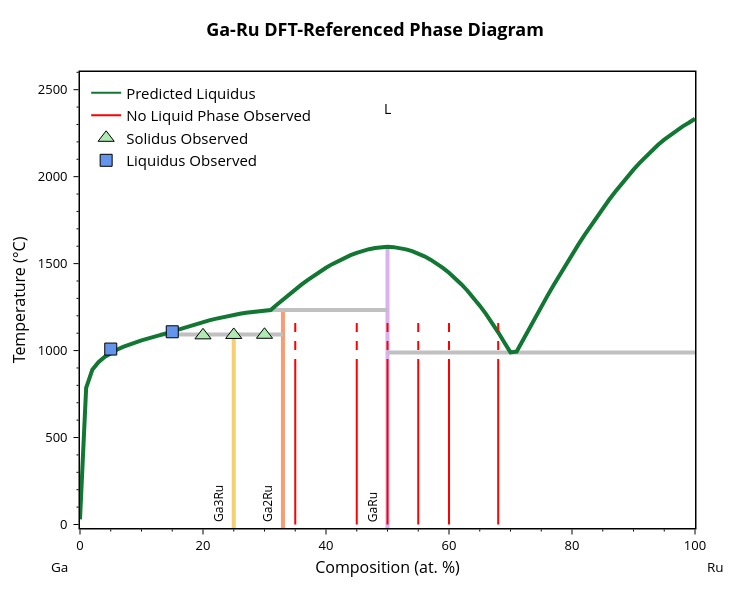

The cell this chart's notebook holds for it:
### Markdown cell above
It appears that our initial prediction underestimated the melting temperatures in all compositions measured. Let's use this data to adjust the mixing parameters for the DFT-referenced liquid free energy

### Code cell
import numpy as np
from gliquid.binary import _x_vals

def optimize_predicted_params(bl: BinaryLiquid, known_points: list, predicted_params: list) -> tuple:

    hull_points = np.array([[p['comp'], p['enthalpy']] for p in bl.phases if 'comp' in p])
    bl.eqs['h_hull_interp'] = np.interp(_x_vals[1:-1], hull_points[:, 0], hull_points[:, 1])
    bl.comp_range_fit_lim = 0
    bl.init_error = False
    bl.max_liq_temp = max(bl.component_data.values(), key=lambda x: x[1])[1]
    bl.min_liq_temp = min(bl.component_data.values(), key=lambda x: x[1])[1]
    bl.digitized_liq = [[p[0], p[1]] for p in known_points]

    mae, _, _, _ = bl.calculate_deviation_metrics(ignored_ranges=False, allow_sparse_data=True)
    print(f"Known points (Kelvin): {known_points}")
    print(f"Liquidus MAE from known points: {int(mae)}K")

    print(f"Original predicted parameters: {predicted_params}")

    bl.fit_parameters(verbose=True, max_iter=128, check_phase_mismatch=False, allow_sparse_data=True, 
                      disable_inv_constrs=True, params_init=predicted_params)
    
    print(f"Adjusted parameters: {bl.get_params()}")
    return bl.get_params()


# Add the GaRu phase such that it appears to match the experimental observations
# bl.phases[1]['energy'] = -0.381 * 96485
# bl.phases[2]['energy'] = -0.433 * 96485
# GaRu_phase = {'name': 'GaRu', 'comp': 0.5, 'points': [], 'energy': -0.52 * 96485}
# if not any(phase['name'] == 'GaRu' for phase in bl.phases):
#     bl.phases.insert(3, GaRu_phase)

# print("Solid phase energies (eV/atom):")
# for p in bl.phases:
#     if 'energy' in p:
#         print(p['name'], round(p['energy']/96485, 3))
# print("-" * 30)

GaRu_phase = {'name': 'GaRu', 'comp': 0.5, 'points': [], 'enthalpy': -0.301 * 96485, 'entropy': 10.2}
bl.phases.insert(3, GaRu_phase)
bl.phases[1]['entropy'] = -1.4


measured_liq_points = [[p[0]/100.0, p[1]+273.15] for p in liquidus_points] # reformat to at. frac and Kelvin
measured_liq_points.append([0.73, 1125+273.15]) # add the low-temp liquidus point at 5 wt% Ru
adj_params = optimize_predicted_params(bl, measured_liq_points, ml_params)
bl.temp_range = [253, 1000]
bl.update_phase_points()
blp = BLPlotter(bl)
fig = blp.get_plot('pred')
add_experimental_traces(fig)
fig.show()

### Figure 1 — Plotly figure (JSON) as saved in the notebook; plotly's stock layout.template omitted (floating-point values rounded to 4 significant figures)
{"data": [{"hovertemplate": "label=Ga3Ru<br>x=%{x}<br>t=%{y}<extra></extra>", "legendgroup": "Ga3Ru", "line": {"color": "rgb(246, 207, 113)", "dash": "solid", "width": 4}, "marker": {"symbol": "circle"}, "mode": "lines", "name": "Ga3Ru", "orientation": "v", "showlegend": false, "type": "scatter", "x": [25, 25, 25, 25, 25, 25, 25, 25, 25, 25, 25, 25, 25, 25, 25, 25], "xaxis": "x", "y": [29.75, 785.9, 1093.0, 1087.0, 933.3, 889.6, 1021.0, 1005.0, 963.1, 986.0, 1035.0, 1047.0, 1058.0, 1078.0, 1069.0, -273.1], "yaxis": "y"}, {"hovertemplate": "label=Ga2Ru<br>x=%{x}<br>t=%{y}<extra></extra>", "legendgroup": "Ga2Ru", "line": {"color": "rgb(248, 156, 116)", "dash": "solid", "width": 4}, "marker": {"symbol": "circle"}, "mode": "lines", "name": "Ga2Ru", "orientation": "v", "showlegend": false, "type": "scatter", "x": [33, 33, 33, 33, 33, 33, 33, 33, 33, 33, 33, 33, 33, 33, 33, 33, 33, 33, 33, 33, 33], "xaxis": "x", "y": [1093.0, 1096.0, 1230.0, 1217.0, 1132.0, 1233.0, 1233.0, 1227.0, 1222.0, 1198.0, 1173.0, 1143.0, 1108.0, 1121.0, 1212.0, 1205.0, 1191.0, 1182.0, 1164.0, 1154.0, -273.1], "yaxis": "y"}, {"hovertemplate": "label=GaRu<br>x=%{x}<br>t=%{y}<extra></extra>", "legendgroup": "GaRu", "line": {"color": "rgb(220, 176, 242)", "dash": "solid", "width": 4}, "marker": {"symbol": "circle"}, "mode": "lines", "name": "GaRu", "orientation": "v", "showlegend": false, "type": "scatter", "x": [50, 50, 50, 50, 50, 50, 50, 50, 50, 50, 50, 50, 50, 50, 50, 50, 50, 50, 50, 50, 50, 50, 50, 50, 50, 50, 50, 50, 50, 50, 50, 50, 50, 50, 50, 50, 50, 50, 50, 50, 50, 50], "xaxis": "x", "y": [989.6, 1405.0, 1476.0, 1497.0, 1533.0, 1516.0, 1454.0, 1430.0, 1416.0, 1382.0, 1303.0, 1344.0, 1047.0, 1105.0, 1259.0, 1448.0, 1476.0, 1523.0, 1501.0, 1582.0, 1571.0, 1542.0, 1558.0, 1597.0, 1549.0, 1562.0, 1263.0, 1233.0, 1160.0, 1211.0, 1590.0, 1595.0, 1595.0, 1597.0, 1574.0, 1293.0, 1323.0, 1379.0, 1351.0, 1590.0, 1583.0, -273.1], "yaxis": "y"}, {"hovertemplate": "x=%{x}<br>y=%{y}<extra></extra>", "legendgroup": "", "line": {"color": "Silver", "dash": "solid", "width": 4}, "marker": {"symbol": "circle"}, "mode": "lines", "name": "", "orientation": "v", "showlegend": false, "type": "scatter", "x": [50, 70, 100], "xaxis": "x", "y": [989.6, 989.6, 989.6], "yaxis": "y"}, {"hovertemplate": "x=%{x}<br>y=%{y}<extra></extra>", "legendgroup": "", "line": {"color": "Silver", "dash": "solid", "width": 4}, "marker": {"symbol": "circle"}, "mode": "lines", "name": "", "orientation": "v", "showlegend": false, "type": "scatter", "x": [13, 25, 33], "xaxis": "x", "y": [1093.0, 1093.0, 1093.0], "yaxis": "y"}, {"hovertemplate": "x=%{x}<br>y=%{y}<extra></extra>", "legendgroup": "", "line": {"color": "Silver", "dash": "solid", "width": 4}, "marker": {"symbol": "circle"}, "mode": "lines", "name": "", "orientation": "v", "showlegend": false, "type": "scatter", "x": [31, 33, 50], "xaxis": "x", "y": [1233.0, 1233.0, 1233.0], "yaxis": "y"}, {"hovertemplate": "label=L<br>x=%{x}<br>t=%{y}<extra></extra>", "legendgroup": "L", "line": {"color": "#117733", "dash": "solid", "width": 4}, "marker": {"symbol": "circle"}, "mode": "lines", "name": "L", "orientation": "v", "showlegend": false, "type": "scatter", "x": [0, 1, 2, 3, 4, 5, 6, 7.0, 8, 9, 10, 11, 12, 13, 14.0, 15, 16, 17, 18, 19, 20, 21, 22, 23, 24, 25, 26, 27, 28.0, 29.0, 30, 31, 32, 33, 34, 35, 36, 37, 38, 39, 40, 41, 42, 43, 44, 45, 46, 47, 48, 49, 50, 51, 52, 53, 54, 55.0, 56.0, 57.0, 58.0, 59, 60, 61, 62, 63, 64, 65, 66, 67, 68, 69, 70, 71, 72, 73, 74, 75, 76, 77, 78, 79, 80, 81, 82, 83, 84, 85, 86, 87, 88, 89, 90, 91, 92, 93, 94, 95, 96, 97, 98, 99, 100], "xaxis": "x", "y": [29.75, 785.9, 889.6, 933.3, 963.1, 986.0, 1005.0, 1021.0, 1035.0, 1047.0, 1058.0, 1069.0, 1078.0, 1087.0, 1096.0, 1108.0, 1121.0, 1132.0, 1143.0, 1154.0, 1164.0, 1173.0, 1182.0, 1191.0, 1198.0, 1205.0, 1212.0, 1217.0, 1222.0, 1227.0, 1230.0, 1233.0, 1263.0, 1293.0, 1323.0, 1351.0, 1379.0, 1405.0, 1430.0, 1454.0, 1476.0, 1497.0, 1516.0, 1533.0, 1549.0, 1562.0, 1574.0, 1583.0, 1590.0, 1595.0, 1597.0, 1595.0, 1590.0, 1582.0, 1571.0, 1558.0, 1542.0, 1523.0, 1501.0, 1476.0, 1448.0, 1416.0, 1382.0, 1344.0, 1303.0, 1259.0, 1211.0, 1160.0, 1105.0, 1047.0, 989.6, 994.3, 1060.0, 1125.0, 1189.0, 1252.0, 1315.0, 1376.0, 1436.0, 1494.0, 1552.0, 1608.0, 1663.0, 1716.0, 1767.0, 1817.0, 1866.0, 1912.0, 1957.0, 2000.0, 2040.0, 2079.0, 2116.0, 2151.0, 2183.0, 2213.0, 2241.0, 2266.0, 2289.0, 2310.0, 2333.0], "yaxis": "y"}, {"marker": {"color": "#117733"}, "mode": "lines", "name": "Predicted Liquidus", "showlegend": true, "type": "scatter", "x": [null], "y": [null]}, {"line": {"color": "red", "width": 2}, "mode": "lines", "name": "No Liquid Phase Observed", "showlegend": true, "type": "scatter", "x": [35, 35], "y": [0, 900]}, {"line": {"color": "red", "dash": "dash", "width": 2}, "mode": "lines", "showlegend": false, "type": "scatter", "x": [35, 35], "y": [900, 1200]}, {"line": {"color": "red", "width": 2}, "mode": "lines", "showlegend": false, "type": "scatter", "x": [45, 45], "y": [0, 900]}, {"line": {"color": "red", "dash": "dash", "width": 2}, "mode": "lines", "showlegend": false, "type": "scatter", "x": [45, 45], "y": [900, 1200]}, {"line": {"color": "red", "width": 2}, "mode": "lines", "showlegend": false, "type": "scatter", "x": [50, 50], "y": [0, 900]}, {"line": {"color": "red", "dash": "dash", "width": 2}, "mode": "lines", "showlegend": false, "type": "scatter", "x": [50, 50], "y": [900, 1200]}, {"line": {"color": "red", "width": 2}, "mode": "lines", "showlegend": false, "type": "scatter", "x": [55, 55], "y": [0, 900]}, {"line": {"color": "red", "dash": "dash", "width": 2}, "mode": "lines", "showlegend": false, "type": "scatter", "x": [55, 55], "y": [900, 1200]}, {"line": {"color": "red", "width": 2}, "mode": "lines", "showlegend": false, "type": "scatter", "x": [60, 60], "y": [0, 900]}, {"line": {"color": "red", "dash": "dash", "width": 2}, "mode": "lines", "showlegend": false, "type": "scatter", "x": [60, 60], "y": [900, 1200]}, {"line": {"color": "red", "width": 2}, "mode": "lines", "showlegend": false, "type": "scatter", "x": [68, 68], "y": [0, 900]}, {"line": {"color": "red", "dash": "dash", "width": 2}, "mode": "lines", "showlegend": false, "type": "scatter", "x": [68, 68], "y": [900, 1200]}, {"marker": {"color": "#ADEBB3", "line": {"color": "black", "width": 1}, "size": 14, "symbol": "triangle-up"}, "mode": "markers", "name": "Solidus Observed", "type": "scatter", "x": [20, 25, 30], "y": [1088.0, 1090.0, 1091.0]}, {"marker": {"color": "cornflowerblue", "line": {"color": "black", "width": 1}, "size": 12, "symbol": "square"}, "mode": "markers", "name": "Liquidus Observed", "type": "scatter", "x": [5, 15], "y": [1009.0, 1108.0]}], "layout": {"annotations": [{"borderpad": 5, "font": {"color": "black", "size": 12}, "showarrow": false, "text": "Ga3Ru", "textangle": -90, "x": 22.5, "y": -20.15, "yanchor": "bottom"}, {"borderpad": 5, "font": {"color": "black", "size": 12}, "showarrow": false, "text": "Ga2Ru", "textangle": -90, "x": 30.5, "y": -20.15, "yanchor": "bottom"}, {"borderpad": 5, "font": {"color": "black", "size": 12}, "showarrow": false, "text": "GaRu", "textangle": -90, "x": 47.5, "y": -20.15, "yanchor": "bottom"}, {"font": {"color": "black", "size": 14}, "showarrow": false, "text": "L", "x": 50, "y": 2392.0}, {"font": {"color": "black", "size": 13.5}, "showarrow": false, "text": "Ga", "x": -0.05, "xanchor": "left", "xref": "paper", "y": -0.086, "yanchor": "middle", "yref": "paper"}, {"font": {"color": "black", "size": 13.5}, "showarrow": false, "text": "Ru", "x": 1.05, "xanchor": "right", "xref": "paper", "y": -0.086, "yanchor": "middle", "yref": "paper"}], "font": {"color": "black", "size": 13}, "height": 600, "legend": {"font": {"size": 15}, "x": 0.01, "xanchor": "left", "y": 0.99, "yanchor": "top"}, "margin": {"b": 72, "r": 55, "t": 72}, "plot_bgcolor": "white", "showlegend": true, "title": {"font": {"color": "black", "size": 18}, "text": "<b>Ga-Ru DFT-Referenced Phase Diagram</b>", "x": 0.5, "xanchor": "center", "yanchor": "bottom"}, "width": 750, "xaxis": {"linecolor": "black", "linewidth": 1.5, "minor": {"nticks": 5, "tickcolor": "black", "ticklen": 2, "ticks": "outside", "tickwidth": 1}, "mirror": true, "range": [0, 100], "showline": true, "tickcolor": "black", "tickformat": ".0f", "ticklen": 5, "ticks": "outside", "tickwidth": 1, "title": {"font": {"size": 16}, "standoff": 8, "text": "Composition (at. %)"}}, "yaxis": {"linecolor": "black", "linewidth": 1.5, "minor": {"nticks": 5, "tickcolor": "black", "ticklen": 2, "ticks": "outside", "tickwidth": 1}, "mirror": true, "range": [-20.15, 2602.0], "showline": true, "tickcolor": "black", "ticklen": 5, "ticks": "outside", "ticksuffix": " ", "tickwidth": 1, "title": {"font": {"size": 16}, "standoff": 8, "text": "Temperature (°C)"}}}}
